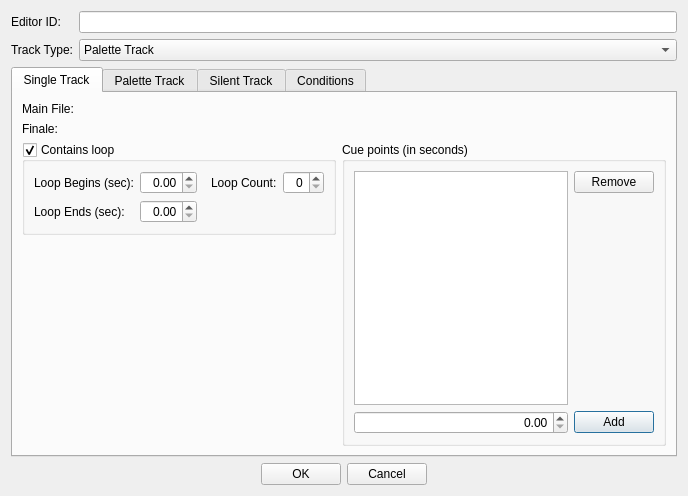
<?xml version="1.0" encoding="UTF-8"?>
<ui version="4.0">
 <class>FormDialogMusicTrack</class>
 <widget class="QDialog" name="FormDialogMusicTrack">
  <property name="geometry">
   <rect>
    <x>0</x>
    <y>0</y>
    <width>688</width>
    <height>496</height>
   </rect>
  </property>
  <property name="windowTitle">
   <string>Music Track</string>
  </property>
  <layout class="QVBoxLayout" name="verticalLayout">
   <item>
    <layout class="QGridLayout" name="gridLayout">
     <item row="0" column="1">
      <widget class="QLineEdit" name="editorID"/>
     </item>
     <item row="1" column="0">
      <widget class="QLabel" name="label_2">
       <property name="text">
        <string>Track Type:</string>
       </property>
       <property name="buddy">
        <cstring>trackType</cstring>
       </property>
      </widget>
     </item>
     <item row="0" column="0">
      <widget class="QLabel" name="label">
       <property name="text">
        <string>Editor ID:</string>
       </property>
       <property name="buddy">
        <cstring>editorID</cstring>
       </property>
      </widget>
     </item>
     <item row="1" column="1">
      <widget class="QComboBox" name="trackType">
       <property name="whatsThis">
        <string>&lt;p&gt;Select the music track's type:&lt;/p&gt;
&lt;dl&gt;
   &lt;dt&gt;Palette Track&lt;/dt&gt;
      &lt;dd&gt;&lt;p&gt;A multi-layer track type. Individual music tracks plugged into each layer will be played back at random, simultaneously with other layers.&lt;/p&gt;&lt;/dd&gt;
   &lt;dt&gt;Silent Track&lt;/dt&gt;
      &lt;dd&gt;&lt;p&gt;Used to create periods of silence in between traditional music tracks or in palettes. You can configure the duration in seconds.&lt;/p&gt;&lt;/dd&gt;
   &lt;dt&gt;Single Track&lt;/dt&gt;
      &lt;dd&gt;&lt;p&gt;A traditional music track.&lt;/p&gt;&lt;/dd&gt;
&lt;/dl&gt;
&lt;p&gt;Different track types offer different options in the tab view below.&lt;/p&gt;</string>
       </property>
       <item>
        <property name="text">
         <string>Palette Track</string>
        </property>
       </item>
       <item>
        <property name="text">
         <string>Silent Track</string>
        </property>
       </item>
       <item>
        <property name="text">
         <string>Single Track</string>
        </property>
       </item>
      </widget>
     </item>
    </layout>
   </item>
   <item>
    <widget class="QTabWidget" name="tabview">
     <property name="currentIndex">
      <number>0</number>
     </property>
     <widget class="QWidget" name="tabSingleTrack">
      <attribute name="title">
       <string>Single Track</string>
      </attribute>
      <layout class="QGridLayout" name="gridLayout_5">
       <item row="1" column="0">
        <widget class="QGroupBox" name="flagLoops">
         <property name="title">
          <string>Contains loop</string>
         </property>
         <property name="checkable">
          <bool>true</bool>
         </property>
         <layout class="QGridLayout" name="gridLayout_3">
          <item row="0" column="4">
           <widget class="QSpinBox" name="loopCount">
            <property name="alignment">
             <set>Qt::AlignRight|Qt::AlignTrailing|Qt::AlignVCenter</set>
            </property>
           </widget>
          </item>
          <item row="1" column="1">
           <widget class="QDoubleSpinBox" name="loopEndTime">
            <property name="alignment">
             <set>Qt::AlignRight|Qt::AlignTrailing|Qt::AlignVCenter</set>
            </property>
           </widget>
          </item>
          <item row="0" column="3">
           <widget class="QLabel" name="label_7">
            <property name="text">
             <string>Loop Count:</string>
            </property>
            <property name="buddy">
             <cstring>loopCount</cstring>
            </property>
           </widget>
          </item>
          <item row="1" column="0">
           <widget class="QLabel" name="label_6">
            <property name="text">
             <string>Loop Ends (sec):</string>
            </property>
            <property name="buddy">
             <cstring>loopEndTime</cstring>
            </property>
           </widget>
          </item>
          <item row="0" column="1">
           <widget class="QDoubleSpinBox" name="loopStartTime">
            <property name="alignment">
             <set>Qt::AlignRight|Qt::AlignTrailing|Qt::AlignVCenter</set>
            </property>
           </widget>
          </item>
          <item row="0" column="0">
           <widget class="QLabel" name="label_5">
            <property name="text">
             <string>Loop Begins (sec):</string>
            </property>
            <property name="buddy">
             <cstring>loopStartTime</cstring>
            </property>
           </widget>
          </item>
          <item row="0" column="2">
           <spacer name="horizontalSpacer_5">
            <property name="orientation">
             <enum>Qt::Horizontal</enum>
            </property>
            <property name="sizeType">
             <enum>QSizePolicy::Fixed</enum>
            </property>
            <property name="sizeHint" stdset="0">
             <size>
              <width>8</width>
              <height>20</height>
             </size>
            </property>
           </spacer>
          </item>
         </layout>
        </widget>
       </item>
       <item row="0" column="0" colspan="2">
        <layout class="QGridLayout" name="gridLayout_2">
         <item row="1" column="0">
          <widget class="QLabel" name="label_4">
           <property name="text">
            <string>Finale:</string>
           </property>
           <property name="buddy">
            <cstring>fileFinale</cstring>
           </property>
          </widget>
         </item>
         <item row="0" column="0">
          <widget class="QLabel" name="label_3">
           <property name="text">
            <string>Main File:</string>
           </property>
           <property name="buddy">
            <cstring>fileMain</cstring>
           </property>
          </widget>
         </item>
         <item row="0" column="1">
          <widget class="DKGameFilePicker" name="fileMain"/>
         </item>
         <item row="1" column="1">
          <widget class="DKGameFilePicker" name="fileFinale">
           <property name="whatsThis">
            <string>You can optionally select a &quot;finale&quot; sound file. If the game ends the track early, it will crossfade from one of the cue points directly into the finale track. This is mainly used for combat tracks.</string>
           </property>
          </widget>
         </item>
        </layout>
       </item>
       <item row="2" column="0">
        <spacer name="verticalSpacer_2">
         <property name="orientation">
          <enum>Qt::Vertical</enum>
         </property>
         <property name="sizeHint" stdset="0">
          <size>
           <width>20</width>
           <height>40</height>
          </size>
         </property>
        </spacer>
       </item>
       <item row="1" column="1" rowspan="2">
        <widget class="QGroupBox" name="groupBox">
         <property name="title">
          <string>Cue points (in seconds)</string>
         </property>
         <layout class="QGridLayout" name="gridLayout_4">
          <item row="1" column="1">
           <widget class="QPushButton" name="buttonAddCue">
            <property name="text">
             <string>Add</string>
            </property>
           </widget>
          </item>
          <item row="1" column="0">
           <widget class="QDoubleSpinBox" name="currentCue">
            <property name="alignment">
             <set>Qt::AlignRight|Qt::AlignTrailing|Qt::AlignVCenter</set>
            </property>
           </widget>
          </item>
          <item row="0" column="1">
           <layout class="QVBoxLayout" name="verticalLayout_3">
            <item>
             <widget class="QPushButton" name="buttonRemoveCue">
              <property name="text">
               <string>Remove</string>
              </property>
             </widget>
            </item>
            <item>
             <spacer name="verticalSpacer_3">
              <property name="orientation">
               <enum>Qt::Vertical</enum>
              </property>
              <property name="sizeHint" stdset="0">
               <size>
                <width>20</width>
                <height>40</height>
               </size>
              </property>
             </spacer>
            </item>
           </layout>
          </item>
          <item row="0" column="0">
           <widget class="QListView" name="cueList"/>
          </item>
         </layout>
        </widget>
       </item>
      </layout>
     </widget>
     <widget class="QWidget" name="tabPaletteTrack">
      <attribute name="title">
       <string>Palette Track</string>
      </attribute>
      <layout class="QVBoxLayout" name="verticalLayout_4">
       <item>
        <layout class="QGridLayout" name="gridLayout_6">
         <item row="0" column="3">
          <widget class="QLabel" name="label_9">
           <property name="text">
            <string>Fade out time (seconds):</string>
           </property>
           <property name="buddy">
            <cstring>paletteFadeOutTime</cstring>
           </property>
          </widget>
         </item>
         <item row="0" column="1">
          <widget class="QDoubleSpinBox" name="paletteDuration">
           <property name="alignment">
            <set>Qt::AlignRight|Qt::AlignTrailing|Qt::AlignVCenter</set>
           </property>
          </widget>
         </item>
         <item row="0" column="0">
          <widget class="QLabel" name="label_8">
           <property name="text">
            <string>Duration (seconds):</string>
           </property>
           <property name="buddy">
            <cstring>paletteDuration</cstring>
           </property>
          </widget>
         </item>
         <item row="0" column="4">
          <widget class="QDoubleSpinBox" name="paletteFadeOutTime">
           <property name="alignment">
            <set>Qt::AlignRight|Qt::AlignTrailing|Qt::AlignVCenter</set>
           </property>
          </widget>
         </item>
         <item row="0" column="2">
          <spacer name="horizontalSpacer_3">
           <property name="orientation">
            <enum>Qt::Horizontal</enum>
           </property>
           <property name="sizeType">
            <enum>QSizePolicy::Fixed</enum>
           </property>
           <property name="sizeHint" stdset="0">
            <size>
             <width>8</width>
             <height>20</height>
            </size>
           </property>
          </spacer>
         </item>
        </layout>
       </item>
       <item>
        <widget class="QGroupBox" name="groupBox_2">
         <property name="title">
          <string>Layers</string>
         </property>
         <layout class="QVBoxLayout" name="verticalLayout_5">
          <item>
           <layout class="QHBoxLayout" name="horizontalLayout_3">
            <item>
             <widget class="QLabel" name="label_10">
              <property name="text">
               <string>View tracks for layer:</string>
              </property>
              <property name="buddy">
               <cstring>paletteCurrentLayer</cstring>
              </property>
             </widget>
            </item>
            <item>
             <widget class="QSpinBox" name="paletteCurrentLayer">
              <property name="alignment">
               <set>Qt::AlignRight|Qt::AlignTrailing|Qt::AlignVCenter</set>
              </property>
             </widget>
            </item>
            <item>
             <spacer name="horizontalSpacer_4">
              <property name="orientation">
               <enum>Qt::Horizontal</enum>
              </property>
              <property name="sizeHint" stdset="0">
               <size>
                <width>40</width>
                <height>20</height>
               </size>
              </property>
             </spacer>
            </item>
           </layout>
          </item>
          <item>
           <widget class="DKFormListPane" name="paletteTrackList">
            <property name="showFormTypes">
             <bool>false</bool>
            </property>
           </widget>
          </item>
         </layout>
        </widget>
       </item>
      </layout>
     </widget>
     <widget class="QWidget" name="tabSilentTrack">
      <attribute name="title">
       <string>Silent Track</string>
      </attribute>
      <layout class="QVBoxLayout" name="verticalLayout_6">
       <item>
        <layout class="QHBoxLayout" name="horizontalLayout_4">
         <item>
          <widget class="QLabel" name="label_11">
           <property name="text">
            <string>Duration (seconds):</string>
           </property>
           <property name="buddy">
            <cstring>silentDuration</cstring>
           </property>
          </widget>
         </item>
         <item>
          <widget class="QDoubleSpinBox" name="silentDuration">
           <property name="alignment">
            <set>Qt::AlignRight|Qt::AlignTrailing|Qt::AlignVCenter</set>
           </property>
          </widget>
         </item>
        </layout>
       </item>
       <item>
        <spacer name="verticalSpacer_4">
         <property name="orientation">
          <enum>Qt::Vertical</enum>
         </property>
         <property name="sizeHint" stdset="0">
          <size>
           <width>20</width>
           <height>297</height>
          </size>
         </property>
        </spacer>
       </item>
      </layout>
     </widget>
     <widget class="QWidget" name="tabConditions">
      <attribute name="title">
       <string>Conditions</string>
      </attribute>
      <layout class="QVBoxLayout" name="verticalLayout_2">
       <item>
        <widget class="DKConditionList" name="conditions"/>
       </item>
       <item>
        <spacer name="verticalSpacer">
         <property name="orientation">
          <enum>Qt::Vertical</enum>
         </property>
         <property name="sizeHint" stdset="0">
          <size>
           <width>20</width>
           <height>40</height>
          </size>
         </property>
        </spacer>
       </item>
      </layout>
     </widget>
    </widget>
   </item>
   <item>
    <layout class="QHBoxLayout" name="horizontalLayout">
     <item>
      <spacer name="horizontalSpacer">
       <property name="orientation">
        <enum>Qt::Horizontal</enum>
       </property>
       <property name="sizeHint" stdset="0">
        <size>
         <width>40</width>
         <height>20</height>
        </size>
       </property>
      </spacer>
     </item>
     <item>
      <widget class="QPushButton" name="buttonOK">
       <property name="text">
        <string>OK</string>
       </property>
      </widget>
     </item>
     <item>
      <widget class="QPushButton" name="buttonCancel">
       <property name="text">
        <string>Cancel</string>
       </property>
      </widget>
     </item>
     <item>
      <spacer name="horizontalSpacer_2">
       <property name="orientation">
        <enum>Qt::Horizontal</enum>
       </property>
       <property name="sizeHint" stdset="0">
        <size>
         <width>40</width>
         <height>20</height>
        </size>
       </property>
      </spacer>
     </item>
    </layout>
   </item>
  </layout>
 </widget>
 <customwidgets>
  <customwidget>
   <class>DKFormListPane</class>
   <extends>QWidget</extends>
   <header>widgets/DKFormListPane.h</header>
  </customwidget>
  <customwidget>
   <class>DKConditionList</class>
   <extends>QWidget</extends>
   <header>widgets/DKConditionList.h</header>
  </customwidget>
  <customwidget>
   <class>DKGameFilePicker</class>
   <extends>QWidget</extends>
   <header>widgets/DKGameFilePicker.h</header>
  </customwidget>
 </customwidgets>
 <tabstops>
  <tabstop>editorID</tabstop>
  <tabstop>trackType</tabstop>
  <tabstop>tabview</tabstop>
  <tabstop>fileMain</tabstop>
  <tabstop>fileFinale</tabstop>
  <tabstop>flagLoops</tabstop>
  <tabstop>loopStartTime</tabstop>
  <tabstop>loopEndTime</tabstop>
  <tabstop>loopCount</tabstop>
  <tabstop>cueList</tabstop>
  <tabstop>buttonRemoveCue</tabstop>
  <tabstop>paletteDuration</tabstop>
  <tabstop>paletteFadeOutTime</tabstop>
  <tabstop>paletteCurrentLayer</tabstop>
  <tabstop>paletteTrackList</tabstop>
  <tabstop>silentDuration</tabstop>
  <tabstop>conditions</tabstop>
  <tabstop>buttonOK</tabstop>
  <tabstop>buttonCancel</tabstop>
 </tabstops>
 <resources/>
 <connections/>
</ui>
